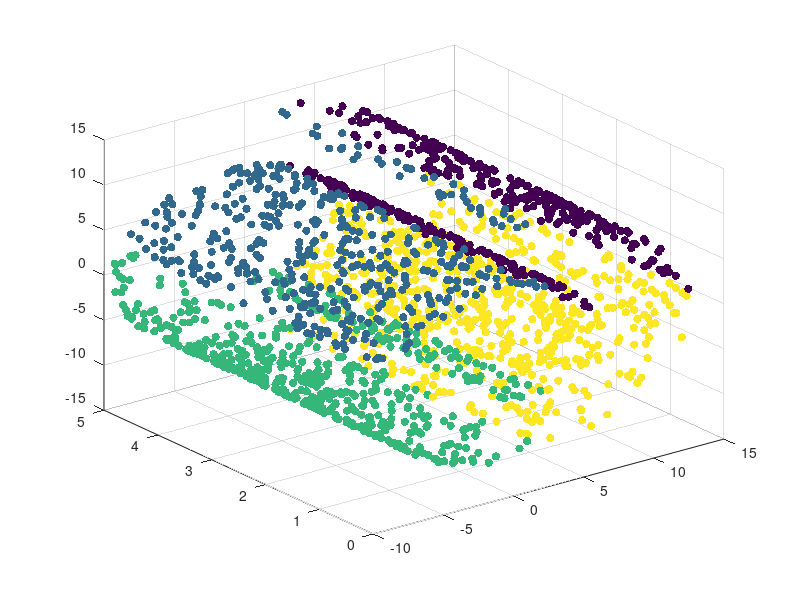

This figure's MATLAB source:
rng(10); % for reproducibility
N = 2000;
t = 3*pi/2 * (1 + 2*rand(N,1));
h = 5 * rand(N,1);
X = [t.*cos(t), h, t.*sin(t)];
org = 2.5;

x = X(:,1);
y = X(:,2);
z = X(:,3);

C = 1:N;
C(x >= org & z > org) = 1;
C(x < org & z >= org) = 2;
C(x <= org & z < org) = 3;
C(x > org & z <= org) = 4;

figure
scatter3(x,y,z,36,C,'filled')
rotate3d on